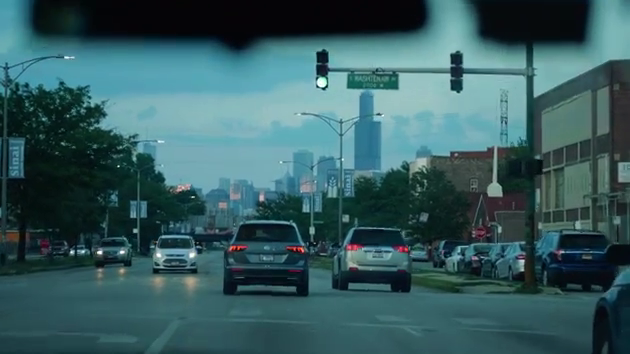
#> input picture frame 107 of carDriving.mp4, 630 x 354 px
$ python CarPedestrianTracker.py
#> lines starting #> are read from the running program, lines starting #| are printed output that depends on the picture; after the words box and inside, x2 and y2 are one past the last pixel; in counts of white or black regions, pixels touching at a corner belong together
import cv2

# Our Image
img_file = 'carImage.jpg'
video = cv2.VideoCapture('carDriving.mp4')
#video = cv2.VideoCapture('pedestrianWalk.mp4')

# Our pretrained car and pedestrian classifiers
car_tracker_file = 'car_detector.xml'
pedestrian_tracker_file = 'pedestrian_detector.xml'

# Create car classifier
car_tracker = cv2.CascadeClassifier(car_tracker_file)
pedestrian_tracker = cv2.CascadeClassifier(pedestrian_tracker_file)


# Run while car video drives
while True:

    # Read the current frame
    (read_successful, frame) = video.read()
#> frame is the input picture: shape (354, 630, 3); mean B, G, R 95.5, 91.5, 54.7

    # Safe coding
    if read_successful:
        # Must convert to grayscale
        grayscaled_frame = cv2.cvtColor(frame, cv2.COLOR_BGR2GRAY)
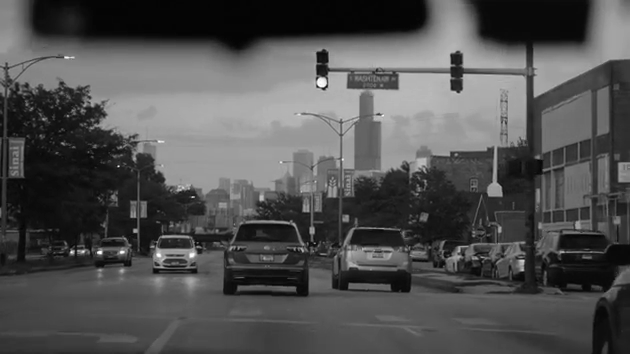
#> grayscaled_frame: shape (354, 630); min 3, max 255, mean 80.9
    else:
        break

    # Detect cars AND pedestrians
    cars = car_tracker.detectMultiScale(grayscaled_frame)
#> cars = [[487, 279, 22, 22], [428, 262, 46, 46], [82, 224, 60, 60], [147, 230, 64, 64], [436, 222, 74, 74], [314, 208, 116, 116], [180, 188, 152, 152]]
    pedestrians = pedestrian_tracker.detectMultiScale(grayscaled_frame)
#> pedestrians = ()

    # Draw Rectangles around cars
    for (x, y, w, h) in cars:
        cv2.rectangle(frame, (x, y), (x+w, y+h), (0, 0, 255), 2)
#> this loop made 7 passes
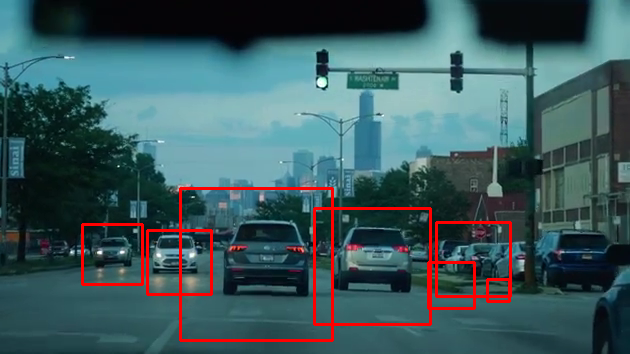
#> frame: shape (354, 630, 3); 2.79% of pixels changed, all inside (x1, y1, x2, y2) = (81, 187, 512, 342)

    # Draw Rectangles around pedestrians
    for (x, y, w, h) in pedestrians:
        cv2.rectangle(frame, (x, y), (x+w, y+h), (0, 255, 255), 2)
#> this loop made 0 passes


    # Display the image with the cars spotted
    cv2.imshow('Lothario Car Detector', frame)

    # Don't autoclose... wait here in the code & listen for a key press
    cv2.waitKey(1) #1 milisec


""" # Create opencv image... reads the pic into a multi-dimensional array
img = cv2.imread(img_file)

# Convert to grayscale... needed for haar cascade
black_and_white = cv2.cvtColor(img, cv2.COLOR_BGR2GRAY) #rgb but they make it backwards

# Create car classifier
car_tracker = cv2.CascadeClassifier(classifier_file)

# Detect cars
cars = car_tracker.detectMultiScale(black_and_white)

# Draw Rectangles around cars
for (x, y, w, h) in cars:
    cv2.rectangle(img, (x, y), (x+w, y+h), (0, 0, 255), 2)


# Display the image with the cars spotted
cv2.imshow('Lothario Car Detector', img)

# Don't autoclose... wait here in the code & listen for a key press
cv2.waitKey()
 """
print("Code completed")

$ run again, starting later in the video
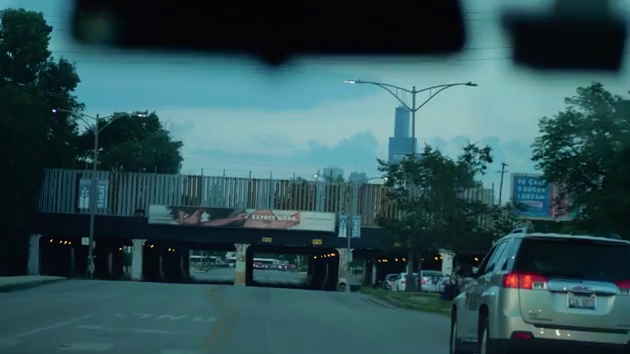
#> input picture frame 483 of carDriving.mp4, 630 x 354 px
#> frame is the input picture: shape (354, 630, 3); mean B, G, R 84.6, 80.1, 46.6
#> `grayscaled_frame = cv2.cvtColor(frame, cv2.COLOR_BGR2GRAY)`:
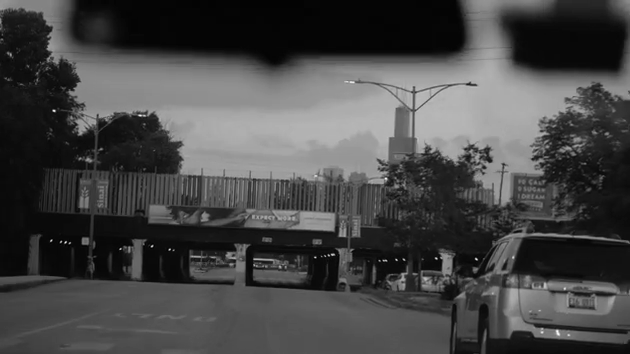
#> grayscaled_frame: shape (354, 630); min 0, max 250, mean 70.6
#> cars = [[199, 255, 44, 44], [117, 214, 92, 92]]
#> pedestrians = ()
#> the loop `for (x, y, w, h) in cars:` made 2 passes
#> after the loop `for (x, y, w, h) in cars:`:
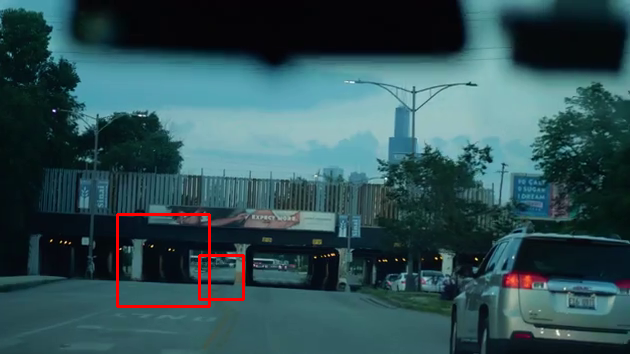
#> frame: shape (354, 630, 3); 0.72% of pixels changed, all inside (x1, y1, x2, y2) = (116, 213, 245, 308)

$ run again, starting later in the video
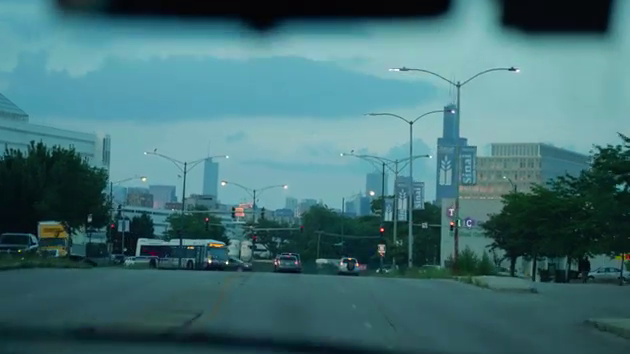
#> input picture frame 859 of carDriving.mp4, 630 x 354 px
#> frame is the input picture: shape (354, 630, 3); mean B, G, R 116.3, 111.8, 66.7
#> `grayscaled_frame = cv2.cvtColor(frame, cv2.COLOR_BGR2GRAY)`:
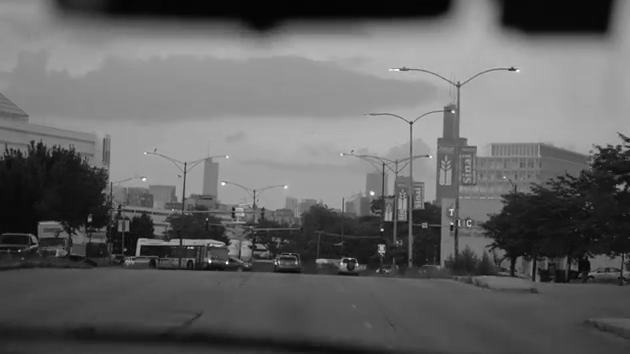
#> grayscaled_frame: shape (354, 630); min 3, max 255, mean 98.8
#> cars = [[536, 266, 21, 21], [511, 270, 34, 34], [325, 245, 45, 45], [267, 241, 47, 47], [185, 217, 79, 79]]
#> pedestrians = ()
#> the loop `for (x, y, w, h) in cars:` made 5 passes
#> after the loop `for (x, y, w, h) in cars:`:
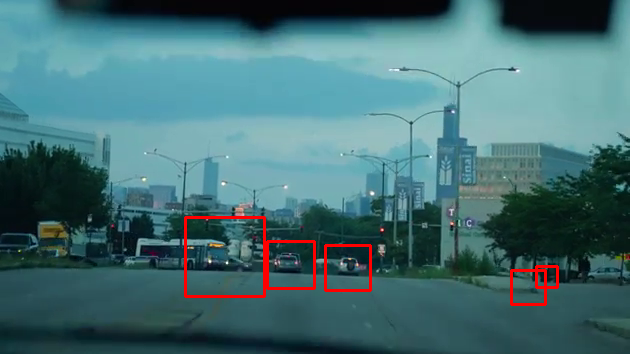
#> frame: shape (354, 630, 3); 1.2% of pixels changed, all inside (x1, y1, x2, y2) = (184, 216, 559, 306)
